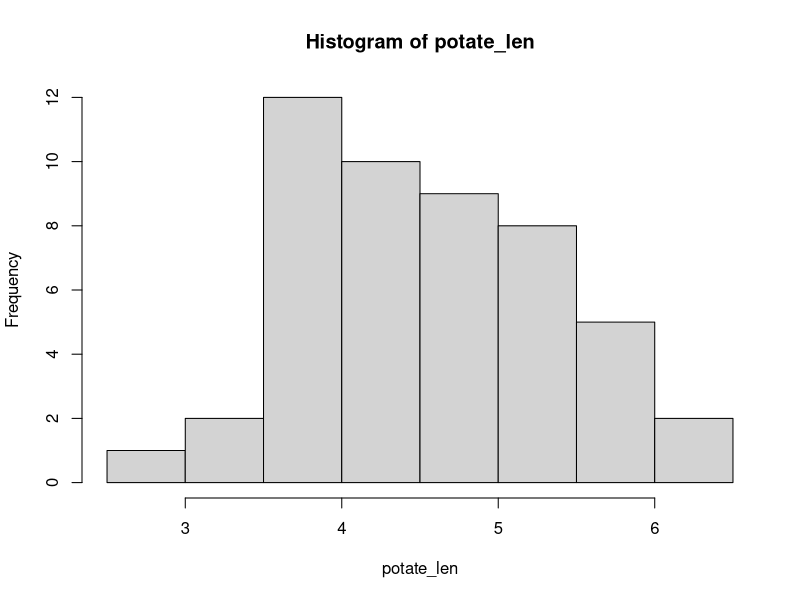
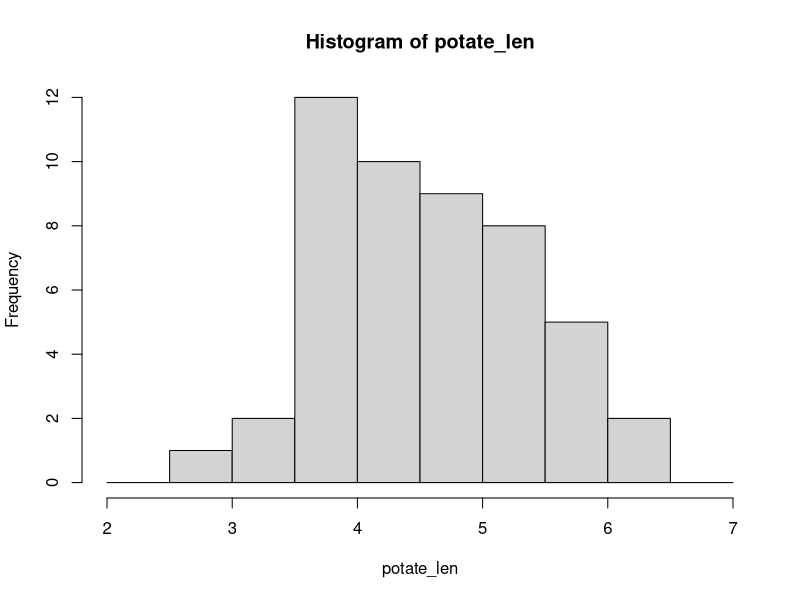

Source code (R) for these figures, in order:
# ハンバーガー統計学にようこそ！
# http://kogolab.chillout.jp/elearn/hamburger/

## 1. 平均と分散

# ランダムな数値を作る
# a =  round(rnorm(30, mean=170, sd=5), 1)

id  = c(1:49)
potate_len = c(3.5, 4.2, 4.9, 4.6, 2.8, 5.6, 4.2, 4.9, 4.4, 3.7,
              3.8, 4.0, 5.2, 3.9, 5.6, 5.3, 5.0, 4.7, 4.0, 3.1,
              5.8, 3.6, 6.0, 4.2, 5.7, 3.9, 4.7, 5.3, 5.5, 4.7,
              6.4, 3.8, 3.9, 4.2, 5.1, 5.1, 4.1, 3.6, 4.2, 5.0,
              4.2, 5.2, 5.3, 6.4, 4.4, 3.6, 3.7, 4.2, 4.8)
sum(potate_len)
mean(potate_len)
var(potate_len)
sd(potate_len)
median(potate_len)

### 度数分布を作る
table(potate_len)
h = hist(potate_len)
h$breaks  # 階級を区切る
h$counts  # 度数
n <- length(h$counts) # 階級の数
class_names <- NULL # 階級の名前格納用
for( i in 1:n ) {
  class_names[i] =paste(h$breaks[i], "～", h$breaks[i+1])
}
frequency_table = data.frame(class=class_names, frequency=h$counts)
frequency_table

#### 階級のとり方
h <- hist(potate_len, breaks=seq(2, 7, 0.5))
h

## 2. 信頼区間
# (ポテト編)

id = c(0:9)
samp = c(47,51,49,50,49,46,51,48,52,49)
u = mean(samp)
U2 = var(samp)  # Rの分散は「不変分散」。標本分散を求めたい時は手動で計算。
sd(samp)
# 不変分散 n-1で割った分散のあれ

n = 10 - 1  # 自由度

### 区間推定

length(samp)
### 信頼区間

# t値=2.262 (自由度9, 95%信頼区間の時)
t_val = 2.262
# 母平均 +- 2.262 * 標本標準誤差
upper_limit = u + t_val * sqrt(U2/length(samp))
bottom_limit = u - t_val * sqrt(U2/length(samp))
sprintf("%.02f 〜 %.02f", bottom_limit, upper_limit) # 95％の信頼区間

# (チキン編)

chicken = c(568, 530, 581, 554, 536, 518, 564, 552)
chicken_len = length(chicken)
id = c(1:chicken_len)

u = mean(chicken)
U2 = var(chicken)
n = chicken_len - 1
t_val95 = 2.365
t_val99 = 3.499
sqrt(U2/(n+1))

upper_limit = u + t_val95 * sqrt(U2/chicken_len)
bottom_limit = u - t_val95 * sqrt(U2/chicken_len)
sprintf("95％信頼区間：%.02f 〜 %.02f", bottom_limit, upper_limit) # 95％の信頼区間

upper_limit = u + t_val99 * sqrt(U2/chicken_len)
bottom_limit = u - t_val99 * sqrt(U2/chicken_len)
sprintf("99％信頼区間：%.02f 〜 %.02f", bottom_limit, upper_limit) # 95％の信頼区間

## 3. カイ２乗検定
# 帰無仮設：「ワクワクとモグモグに差はない」

#potate  = c(420, 280)
#chicken = c(180, 120)
#E_table <- data.frame(potate,chicken)
#rownames(E_table) = c('wakuwaku', 'mogumogu')
#E_table$wakuwaku
# 期待度数(理論度数)
temp_wakuwaku = c(420, 180)
temp_mogumogu = c(280, 120)
# 観測度数
wakuwaku = c(435, 165)
mogumogu = c(265, 135)
# カイ2乗値の算出
approval = (wakuwaku[1] - temp_wakuwaku[1])^2 / temp_wakuwaku[1] +
           (wakuwaku[2] - temp_wakuwaku[2])^2 / temp_wakuwaku[2] +
           (mogumogu[1] - temp_mogumogu[1])^2 / temp_mogumogu[1] +
           (mogumogu[2] - temp_mogumogu[2])^2 / temp_mogumogu[2]
approval  #-> 4.464286
# 自由度 (行-1) * (列-1) よって n = 1
# 95%信頼区間は3.84以下
# 帰無仮説は棄却される -> 「ワクワクとモグモグに差はある」

# ハンバーガーを追加する
# 条件: 有意水準1%
# 観測度数
wakuwaku = c(435, 165, 650)
mogumogu = c(265, 135, 350)
# 期待度数(理論度数)
total_sum = sum(wakuwaku) + sum(mogumogu)
material_sum = wakuwaku + mogumogu
temp_wakuwaku = c(material_sum[1]*sum(wakuwaku)/total_sum, material_sum[2]*sum(wakuwaku)/total_sum, material_sum[3]*sum(wakuwaku)/total_sum)
temp_mogumogu = c(material_sum[1]*sum(mogumogu)/total_sum, material_sum[2]*sum(mogumogu)/total_sum, material_sum[3]*sum(mogumogu)/total_sum)

approval = (wakuwaku[1] - temp_wakuwaku[1])^2 / temp_wakuwaku[1] +
           (wakuwaku[2] - temp_wakuwaku[2])^2 / temp_wakuwaku[2] +
           (wakuwaku[3] - temp_wakuwaku[3])^2 / temp_wakuwaku[3] +
           (mogumogu[1] - temp_mogumogu[1])^2 / temp_mogumogu[1] +
           (mogumogu[2] - temp_mogumogu[2])^2 / temp_mogumogu[2] +
           (mogumogu[3] - temp_mogumogu[3])^2 / temp_mogumogu[3]
approval  #-> 9.90
# 自由度
n = (3 - 1) * (3 - 1)
# 自由度4の有意水準1%での信頼区間は13.28以下
# よって帰無仮設は採択 -> 「ワクワクとモグモグに差は無い」

## 差の信頼区間
waku_jk = c(70, 75, 70, 85, 90, 70, 80, 75)
mogu_jk = c(85, 80, 95, 70, 80, 75, 80, 90)
mean_waku_jk = mean(waku_jk)
mean_mogu_jk = mean(mogu_jk)
ro2_waku_jk = sum((waku_jk - mean_waku_jk)^2)/length(waku_jk)  # 標本分散を求めたかった
ro2_mogu_jk = sum((mogu_jk - mean_mogu_jk)^2)/length(mogu_jk)  # 標本分散を求めたかった
#var_waku_jk = var(waku_jk)  # 不変分散
#var_mogu_jk = var(mogu_jk)

sum2_waku_jk = ro2_waku_jk * length(waku_jk)  # 平均からの偏差の平方和
sum2_mogu_jk = ro2_mogu_jk * length(mogu_jk)

temp_ro2_jk = (sum2_waku_jk + sum2_mogu_jk) / ((length(waku_jk)-1) + (length(mogu_jk)-1))  # 推定母分散
S2 = sqrt( temp_ro2_jk * (1/length(waku_jk) + 1/length(mogu_jk)) )
S2  #-> 3.88 差の標本標準誤差

# 差の信頼区間＝標本平均の差 ± t × 差の標本標準誤差
n = length(waku_jk) - 1 + length(mogu_jk) - 1  # 自由度
# 自由度14軒、t分布は両側検定を考えて、2.145
t = 2.145
upper_limit = (mean_waku_jk - mean_mogu_jk) + t * S2
bottom_limit = (mean_waku_jk - mean_mogu_jk) - t * S2
# ANS 95%信頼区間: -13.326 〜 3.326
#     マイナス寄りに大きく寄っているので、モグモグの評価が高いと分かる
#     しかし、0が範囲に含まれていることから、評価が同等となる可能性もあるため、帰無仮設は棄却できない

## t検定
